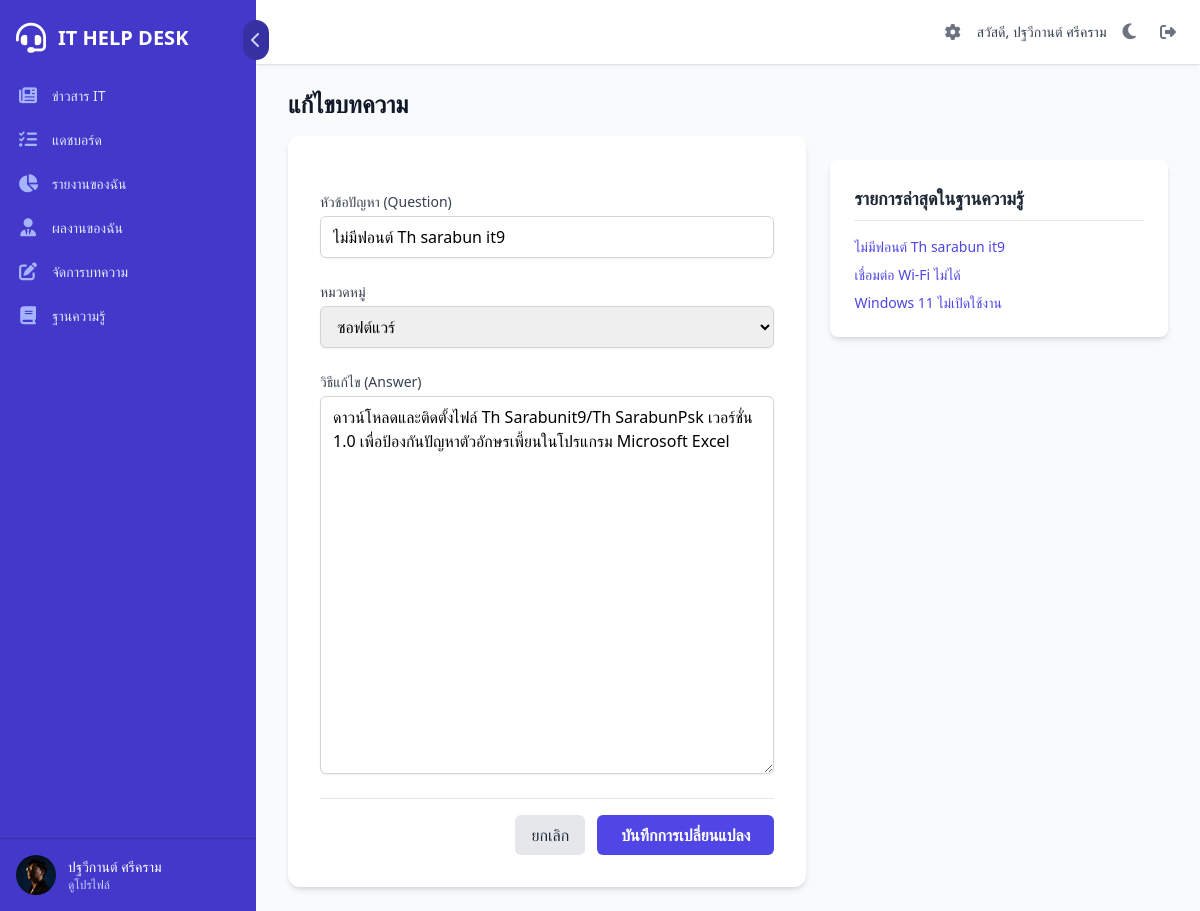
Screenshot of /admin_kb_form.php?id=4 (signed in) with the database file from the repository.
### tables this page shows
CREATE TABLE `users` (
  `id` int(11) NOT NULL,
  `fullname` varchar(255) NOT NULL,
  `position` varchar(255) DEFAULT NULL,
  `department` varchar(255) DEFAULT NULL,
  `division` varchar(255) DEFAULT NULL,
  `phone` varchar(50) DEFAULT NULL,
  `line_id` varchar(100) DEFAULT NULL,
  `email` varchar(255) NOT NULL,
  `password` varchar(255) NOT NULL,
  `image_url` varchar(255) DEFAULT 'assets/images/user.png',
  `role` enum('user','it','admin') NOT NULL DEFAULT 'user',
  `created_at` timestamp NOT NULL DEFAULT current_timestamp()
);

CREATE TABLE `knowledge_base` (
  `id` int(11) NOT NULL,
  `issue_id_source` int(11) DEFAULT NULL,
  `category` varchar(100) NOT NULL,
  `question` text NOT NULL,
  `answer` text NOT NULL,
  `created_by` int(11) NOT NULL,
  `created_at` timestamp NOT NULL DEFAULT current_timestamp()
);

CREATE TABLE `categories` (
  `id` int(11) NOT NULL,
  `name` varchar(100) NOT NULL,
  `icon` varchar(100) NOT NULL,
  `description` varchar(255) DEFAULT NULL,
  `is_active` tinyint(1) NOT NULL DEFAULT 1,
  `created_at` timestamp NOT NULL DEFAULT current_timestamp()
);

### includes/functions.php (called while the page is built, shortened)
<?php
function get_user_avatar($image_url) {
    $default_avatar = 'assets/images/user.png';
    if (!empty($image_url) && file_exists($image_url)) {
        return $image_url;
    }
    return $default_avatar;
}
function getUserById($id, $conn) {
    $stmt = $conn->prepare("SELECT * FROM users WHERE id = ?");
    $stmt->bind_param("i", $id);
    $stmt->execute();
    $result = $stmt->get_result();
    $user = $result->fetch_assoc();
    return $user;
}
?>

### admin_kb_form.php (the view, shortened to what this page needs)
<?php
require_once 'includes/functions.php';
$kb_id = isset($_GET['id']) ? (int)$_GET['id'] : 0;
$is_editing = $kb_id > 0;
$kb_data = [ 'question' => '', 'answer' => '', 'category' => '' ];
if ($is_editing) {
    $stmt = $conn->prepare("SELECT * FROM knowledge_base WHERE id = ?");
    $stmt->bind_param("i", $kb_id);
    $stmt->execute();
    $result = $stmt->get_result();
    $kb_data = $result->fetch_assoc();
}
$categories_result = $conn->query("SELECT name FROM categories WHERE is_active = 1 ORDER BY name ASC");
$recent_kb_result = $conn->query("SELECT id, question FROM knowledge_base ORDER BY created_at DESC LIMIT 10");
require_once 'includes/header.php';
?>
<div class="grid grid-cols-1 lg:grid-cols-5 gap-6">
    <div class="lg:col-span-3">
        <form action="admin_kb_action.php" method="POST" class="bg-white p-8 rounded-xl shadow-md space-y-6">
            <div>
                <label for="question" class="block text-sm font-medium text-gray-700">หัวข้อปัญหา (Question)</label>
                <input type="text" name="question" id="question" value="<?php echo htmlspecialchars($kb_data['question']); ?>" required class="mt-1 block w-full border border-gray-300 rounded-md shadow-sm py-2 px-3 focus:outline-none focus:ring-2 focus:ring-indigo-500">
            </div>
            <div>
                <label for="category" class="block text-sm font-medium text-gray-700">หมวดหมู่</label>
                <select name="category" id="category" required class="mt-1 block w-full border border-gray-300 rounded-md shadow-sm py-2 px-3 focus:outline-none focus:ring-2 focus:ring-indigo-500">
                    <?php while($cat = $categories_result->fetch_assoc()): ?>
                        <option value="<?php echo htmlspecialchars($cat['name']); ?>" <?php echo ($kb_data['category'] === $cat['name']) ? 'selected' : ''; ?>>
                            <?php echo htmlspecialchars($cat['name']); ?>
                        </option>
                    <?php endwhile; ?>
                </select>
            </div>
            <div>
                <label for="answer" class="block text-sm font-medium text-gray-700">วิธีแก้ไข (Answer)</label>
                <textarea name="answer" id="answer" rows="15" required class="mt-1 block w-full border border-gray-300 rounded-md shadow-sm py-2 px-3 focus:outline-none focus:ring-2 focus:ring-indigo-500"><?php echo htmlspecialchars($kb_data['answer']); ?></textarea>
            </div>
            <div class="flex justify-end space-x-3 pt-4 border-t">
                <a href="admin_kb.php" class="px-4 py-2 bg-gray-200 text-gray-800 rounded-md hover:bg-gray-300">ยกเลิก</a>
                <button type="submit" class="px-6 py-2 bg-indigo-600 text-white font-semibold rounded-md hover:bg-indigo-700">
                    <?php echo $is_editing ? 'บันทึกการเปลี่ยนแปลง' : 'เพิ่มบทความ'; ?>
                </button>
            </div>
        </form>
    </div>
    <div class="lg:col-span-2">
        <div class="bg-white p-6 rounded-lg shadow-md sticky top-24">
            <h3 class="text-lg font-semibold text-gray-800 border-b pb-2">รายการล่าสุดในฐานความรู้</h3>
            <ul class="mt-4 space-y-2 text-sm">
                <?php while($item = $recent_kb_result->fetch_assoc()): ?>
                <li>
                    <a href="admin_kb_form.php?id=<?php echo $item['id']; ?>" class="text-indigo-600 hover:underline truncate block">
                        <?php echo htmlspecialchars($item['question']); ?>
                    </a>
                </li>
                <?php endwhile; ?>
            </ul>
        </div>
    </div>
</div>
<?php
require_once 'includes/footer.php';
?>

### includes/sidebar_content.php (shortened to what this page needs)
<button @click="isSidebarCollapsed = !isSidebarCollapsed" class="hidden md:block absolute top-5 right-0 transform translate-x-1/2 p-2 bg-indigo-800 text-indigo-200 hover:text-white rounded-full focus:outline-none z-20" title="ย่อ/ขยายเมนู">
    <i class="fa-solid transition-transform" :class="isSidebarCollapsed ? 'fa-chevron-right' : 'fa-chevron-left'"></i>
</button>
<div class="flex-1 flex flex-col pt-5 pb-4 overflow-y-auto">
    <div class="flex items-center flex-shrink-0 px-4" :class="isSidebarCollapsed ? 'justify-center' : ''">
        <i class="fa-solid fa-headset text-3xl text-white"></i>
        <span class="ml-3 font-bold text-xl text-white sidebar-text" x-show="!isSidebarCollapsed">IT HELP DESK</span>
    </div>
    <nav class="mt-5 flex-1 px-2 space-y-1">
        <?php
        $baseLinkClass = "group flex items-center px-2 py-2 text-sm font-medium rounded-md transition-colors duration-200";
        $inactiveLinkClass = "text-indigo-100 hover:bg-indigo-600";
        $activeLinkClass = "bg-indigo-800 text-white";
        foreach ($menu_items as $url => $item) {
            $isActive = ($current_page === $url) || ($url === 'news.php' && $current_page === 'article_view.php');
            $class = $isActive ? $activeLinkClass : $inactiveLinkClass;
            echo "<a href='$url' class='$baseLinkClass $class' :class='isSidebarCollapsed ? \"justify-center\" : \"\"' title='" . htmlspecialchars($item['title']) . "'>";
            echo "<i class='fa-solid " . $item['icon'] . " flex-shrink-0 h-6 w-6 text-lg text-indigo-300 flex items-center justify-center' :class='isSidebarCollapsed ? \"\" : \"mr-3\"'></i>";
            echo "<span class='sidebar-text' x-show='!isSidebarCollapsed'>" . $item['title'] . "</span>";
            echo "</a>";
        }
        ?>
    </nav>
</div>
<div class="flex-shrink-0 flex border-t border-indigo-800 p-4" :class="isSidebarCollapsed ? 'justify-center' : ''">
    <a href="profile.php" class="flex-shrink-0 w-full group block">
        <div class="flex items-center" :class="isSidebarCollapsed ? 'justify-center' : ''">
            <div>
                <img class="inline-block h-10 w-10 rounded-full object-cover"
                     src="<?php echo htmlspecialchars(get_user_avatar($user_data['image_url'] ?? null)); ?>" alt="User Avatar">
            </div>
            <div class="ml-3 sidebar-text" x-show="!isSidebarCollapsed">
                <p class="text-sm font-medium text-white"><?php echo htmlspecialchars($_SESSION['fullname']); ?></p>
                <p class="text-xs font-medium text-indigo-200 group-hover:text-white">ดูโปรไฟล์</p>
            </div>
        </div>
    </a>
</div>

### assets/css/style.css (style rules this page uses)
body { font-family: 'Sarabun', sans-serif; transition: background-color 0.3s ease, color 0.3s ease; }
.sidebar-text { transition: opacity 0.2s ease-in-out; }

### rows the page displays
users: image_url (picture)
knowledge_base: question "ไม่มีฟอนต์ Th sarabun it9", category "ซอฟต์แวร์", answer "ดาวน์โหลดและติดตั้งไฟล์ Th Sarabunit9/Th SarabunPsk เวอร์ชั่น 1.0 เพื่อป้องกันปัญหาตัวอักษรเพี้ยนในโปรแกรม Microsoft Excel"
knowledge_base: question "เชื่อมต่อ Wi-Fi ไม่ได้"
knowledge_base: question "Windows 11 ไม่เปิดใช้งาน"

### other values shown
$item['title'] "ข่าวสาร IT"
$item['title'] "แดชบอร์ด"
$item['title'] "รายงานของฉัน"
$item['title'] "ผลงานของฉัน"
$item['title'] "จัดการบทความ"
$item['title'] "ฐานความรู้"
$_SESSION['fullname'] "ปฐวีกานต์ ศรีคราม"
$page_title "แก้ไขบทความ"
